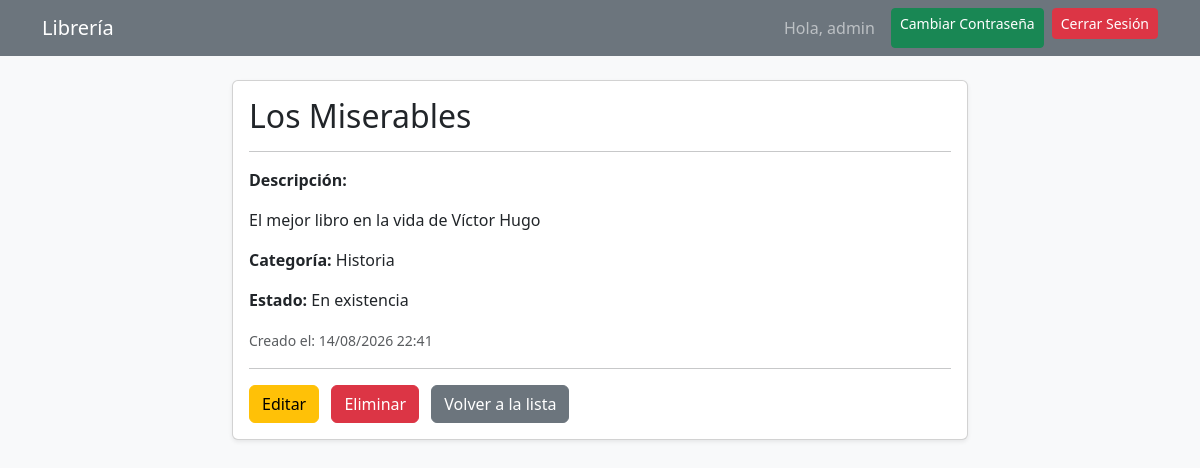
The page /libro/2/ (signed in) on the database its author committed.
### libros/models.py (models this page shows, shortened)
class Libro(models.Model):
    titulo = models.CharField(max_length=200)
    descripcion = models.TextField()
    categoria = models.ForeignKey(Categoria, on_delete=models.CASCADE)
    estado = models.ForeignKey(Estado, on_delete=models.CASCADE)
    usuario = models.ForeignKey(User, on_delete=models.CASCADE)
    fecha_creacion = models.DateTimeField(auto_now_add=True)
    fecha_actualizacion = models.DateTimeField(auto_now=True)

class Categoria(models.Model):
    titulo = models.CharField(max_length=100)
    fecha_creacion = models.DateTimeField(auto_now_add=True)

class Estado(models.Model):
    titulo = models.CharField(max_length=100)
    fecha_creacion = models.DateTimeField(auto_now_add=True)

### libros/views.py (the view)
# urls.py: path('libro/<int:pk>/', LibroDetailView.as_view(), name='libro_detail'),
class LibroDetailView(LoginRequiredMixin, DetailView):
    model = Libro
    template_name = 'libros/libro_detail.html'
    context_object_name = 'libro'
    def get_queryset(self):
        return Libro.objects.filter(usuario=self.request.user)

### libros/templates/libros/libro_detail.html
{% extends 'base.html' %}
{% block content %}
<div class="row justify-content-center">
    <div class="col-md-8">
        <div class="card shadow-sm">
            <div class="card-body">
                <h2 class="card-title">{{ libro.titulo }}</h2>
                <hr>
                <p class="card-text"><strong>Descripción:</strong></p>
                <p>{{ libro.descripcion }}</p>
                <p><strong>Categoría:</strong> {{ libro.categoria.titulo }}</p>
                <p><strong>Estado:</strong> {{ libro.estado.titulo }}</p>
                <p class="text-muted"><small>Creado el: {{ libro.fecha_creacion|date:"d/m/Y H:i" }}</small></p>
                <hr>
                <a href="{% url 'libro_update' libro.pk %}" class="btn btn-warning me-2">Editar</a>
                <a href="{% url 'libro_delete' libro.pk %}" class="btn btn-danger me-2">Eliminar</a>
                <a href="{% url 'libro_list' %}" class="btn btn-secondary">Volver a la lista</a>
            </div>
        </div>
    </div>
</div>
{% endblock %}

### libros/templates/base.html (shortened to what this page needs)
<!DOCTYPE html>
<html lang="es">
<head>
    <link href="https://cdn.jsdelivr.net/npm/bootstrap@5.3.0/dist/css/bootstrap.min.css" rel="stylesheet">
</head>
<body class="bg-light">
    <nav class="navbar navbar-expand-lg navbar-dark bg-secondary mb-4">
        <div class="container">
            <a class="navbar-brand" href="{% url 'libro_list' %}">Librería</a>
            <div class="d-flex">
                {% if user.is_authenticated %}
                    <span class="navbar-text me-3">Hola, {{ user.username }}</span>
                    <a href="{% url 'cambiar_password' %}" class="btn btn-success btn-sm me-2">Cambiar Contraseña</a>
                    <form method="post" action="{% url 'logout' %}" class="d-inline">
                        <button type="submit" class="btn btn-danger btn-sm">Cerrar Sesión</button>
                    </form>
                {% else %}
                    <a href="{% url 'login' %}" class="btn btn-success text-white btn-sm me-2">Iniciar Sesión</a>
                    <a href="{% url 'registro' %}" class="btn btn-primary btn-sm">Registrarse</a>
                {% endif %}
            </div>
        </div>
    </nav>
    <div class="container">
        {% block content %}{% endblock %}
    </div>
</body>
</html>

### rows shown on the page
Libro: titulo "Los Miserables", descripcion "El mejor libro en la vida de Víctor Hugo", categoria.titulo "Historia", estado.titulo "En existencia", fecha_creacion "14/08/2026 22:41"

### other values the page prints
{{ user.username }} "admin"
